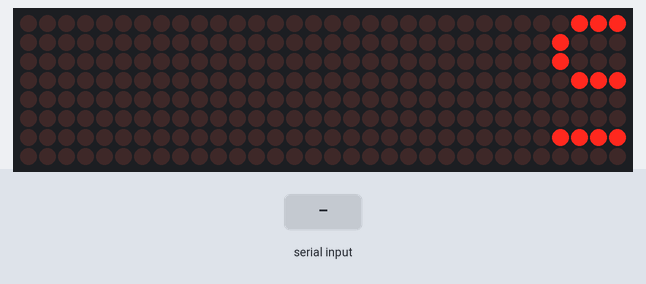
A sketch run on a simulated Arduino Uno, built with avr-gcc and run on an emulated ATmega328P. Parts: 32×8 LED matrix. Inputs (shaded band) come from the test bench. What the sketch prints to the serial monitor is not drawn.

Above: at 1.2 s.
1.3 s: "1\n" received over Serial
At 17.51 s:
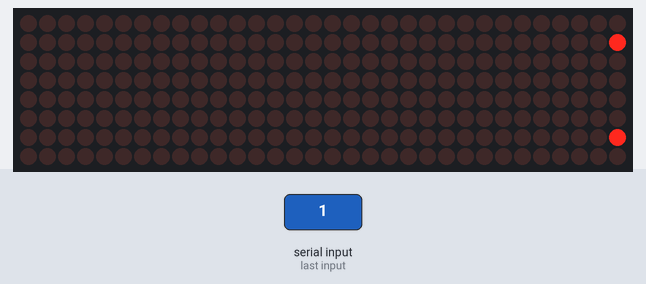
19.5 s: byte 10 ('\n') received over Serial
At 25.9 s:
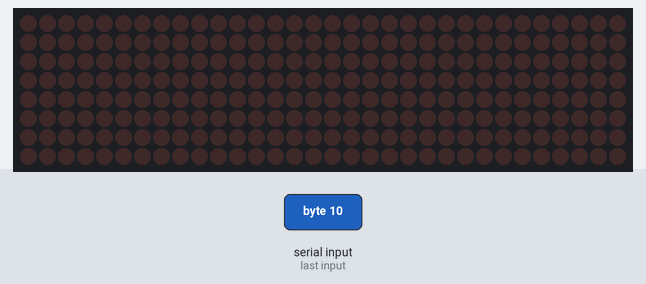

The sketch:

LED-matrix.ino
```cpp
#include <MD_Parola.h>
#include <MD_MAX72xx.h>
#include <SPI.h>

// set to 1 if we are implementing the user interface pot, switch, etc
#define USE_UI_CONTROL 0

#if USE_UI_CONTROL
#include <MD_KeySwitch.h>
#endif

// Turn on debug statements to the serial output
#define DEBUG 0

#if DEBUG
#define PRINT(s, x) { Serial.print(F(s)); Serial.print(x); }
#define PRINTS(x) Serial.print(F(x))
#define PRINTX(x) Serial.println(x, HEX)
#else
#define PRINT(s, x)
#define PRINTS(x)
#define PRINTX(x)
#endif

// Define the number of devices we have in the chain and the hardware interface
// NOTE: These pin numbers will probably not work with your hardware and may
// need to be adapted
#define MAX_DEVICES 4
#define CLK_PIN   13
#define DATA_PIN  11
#define CS_PIN    10

// HARDWARE SPI
MD_Parola P = MD_Parola(CS_PIN, MAX_DEVICES);
// SOFTWARE SPI
//MD_Parola P = MD_Parola(DATA_PIN, CLK_PIN, CS_PIN, MAX_DEVICES);

// Scrolling parameters
#if USE_UI_CONTROL
const uint8_t SPEED_IN = A5;
const uint8_t DIRECTION_SET = 5;  // change the effect
const uint8_t INVERT_SET = 9;     // change the invert

const uint8_t SPEED_DEADBAND = 5;
#endif // USE_UI_CONTROL

uint8_t scrollSpeed = 1000;    // default frame delay value
textEffect_t scrollEffect = PA_SCROLL_LEFT;
textPosition_t scrollAlign = PA_LEFT;
uint16_t scrollPause = 50; // in milliseconds

// Global message buffers shared by Serial and Scrolling functions
#define  BUF_SIZE  75
char curMessage[BUF_SIZE] = { "" };
char newMessage[BUF_SIZE] = { "STELLAR" };
bool newMessageAvailable = true;

#if USE_UI_CONTROL

MD_KeySwitch uiDirection(DIRECTION_SET);
MD_KeySwitch uiInvert(INVERT_SET);

void doUI(void)
{
  // set the speed if it has changed
  {
    int16_t speed = map(analogRead(SPEED_IN), 0, 1023, 10, 150);

    if ((speed >= ((int16_t)P.getSpeed() + SPEED_DEADBAND)) ||
      (speed <= ((int16_t)P.getSpeed() - SPEED_DEADBAND)))
    {
      P.setSpeed(speed);
      scrollSpeed = speed;
      PRINT("\nChanged speed to ", P.getSpeed());
    }
  }

  if (uiDirection.read() == MD_KeySwitch::KS_PRESS) // SCROLL DIRECTION
  {
    PRINTS("\nChanging scroll direction");
    scrollEffect = (scrollEffect == PA_SCROLL_LEFT ? PA_SCROLL_RIGHT : PA_SCROLL_LEFT);
    P.setTextEffect(scrollEffect, scrollEffect);
    P.displayClear();
    P.displayReset();
  }

  if (uiInvert.read() == MD_KeySwitch::KS_PRESS)  // INVERT MODE
  {
    PRINTS("\nChanging invert mode");
    P.setInvert(!P.getInvert());
  }
}
#endif // USE_UI_CONTROL

void readSerial(void)
{
  static char *cp = newMessage;

  while (Serial.available())
  {
    *cp = (char)Serial.read();
    if ((*cp == '\n') || (cp - newMessage >= BUF_SIZE-2)) // end of message character or full buffer
    {
      *cp = '\0'; // end the string
      // restart the index for next filling spree and flag we have a message waiting
      cp = newMessage;
      newMessageAvailable = true;
    }
    else  // move char pointer to next position
      cp++;
  }
}

void setup()
{
  Serial.begin(57600);
  Serial.print("\n[Parola Scrolling Display]\nType a message for the scrolling display\nEnd message line with a newline");

#if USE_UI_CONTROL
  uiDirection.begin();
  uiInvert.begin();
  pinMode(SPEED_IN, INPUT);

  doUI();
#endif // USE_UI_CONTROL

  P.begin();
  P.displayText(curMessage, scrollAlign, scrollSpeed, scrollPause, scrollEffect, scrollEffect);
}

void loop()
{
#if USE_UI_CONTROL
  doUI();
#endif // USE_UI_CONTROL

  if (P.displayAnimate())
  {
    if (newMessageAvailable)
    {
      strcpy(curMessage, newMessage);
      newMessageAvailable = false;
    }
    P.displayReset();
  }
  readSerial();
}
```

Measured:
- after the input at 1.3 s, the display: first differs from a run without the input after 16.1 s (image 1)
